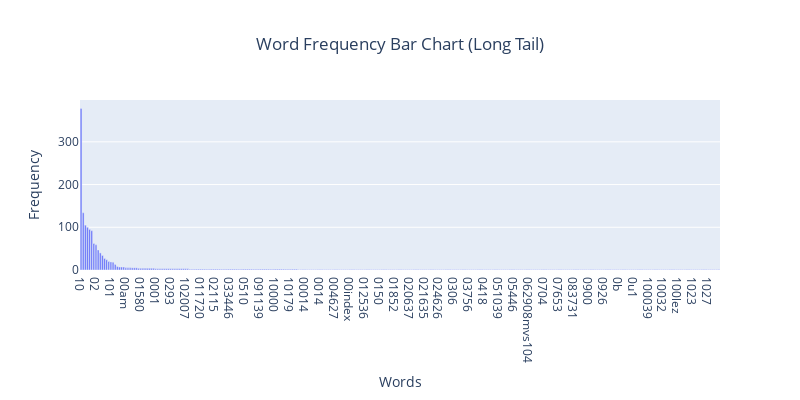

The cell this chart's notebook holds for it:
### Markdown cell above
### >>> **Exercise 15 (take home):** 
Additionally, you can attempt to sort the terms on the `x-axis` by frequency instead of in alphabetical order. This way the visualization is more meaninfgul and you will be able to observe the so called [long tail](https://en.wikipedia.org/wiki/Long_tail) (get familiar with this term since it will appear a lot in data mining and other statistics courses). see picture below

![alt txt](https://upload.wikimedia.org/wikipedia/commons/thumb/8/8a/Long_tail.svg/1000px-Long_tail.svg.png)

### Code cell
# Answer here

# Sort the data in descending order by frequency
sorted_data = sorted(zip(x_data, y_data), key=lambda item: item[1], reverse=True)
sorted_x, sorted_y = zip(*sorted_data)

fig = go.Figure()
fig.add_trace(
    go.Bar(
        x=sorted_x,
        y=sorted_y,
    )
)

fig.update_layout(
    xaxis_title="Words",
    yaxis_title="Frequency",
    title_text="Word Frequency Bar Chart (Long Tail)",
    title_x=0.5,
    width=800,
    height=400,
)
fig.show()

### Figure 1 — Plotly figure (JSON) as saved in the notebook; plotly's stock layout.template omitted (floating-point values rounded to 4 significant figures; data arrays with more than 128 entries replaced by an {"elided": "..."} marker saying what was removed)
{"data": [{"type": "bar", "x": {"elided": "300 str values"}, "y": {"elided": "300 int values"}}], "layout": {"height": 400, "title": {"text": "Word Frequency Bar Chart (Long Tail)", "x": 0.5}, "width": 800, "xaxis": {"title": {"text": "Words"}}, "yaxis": {"title": {"text": "Frequency"}}}}
